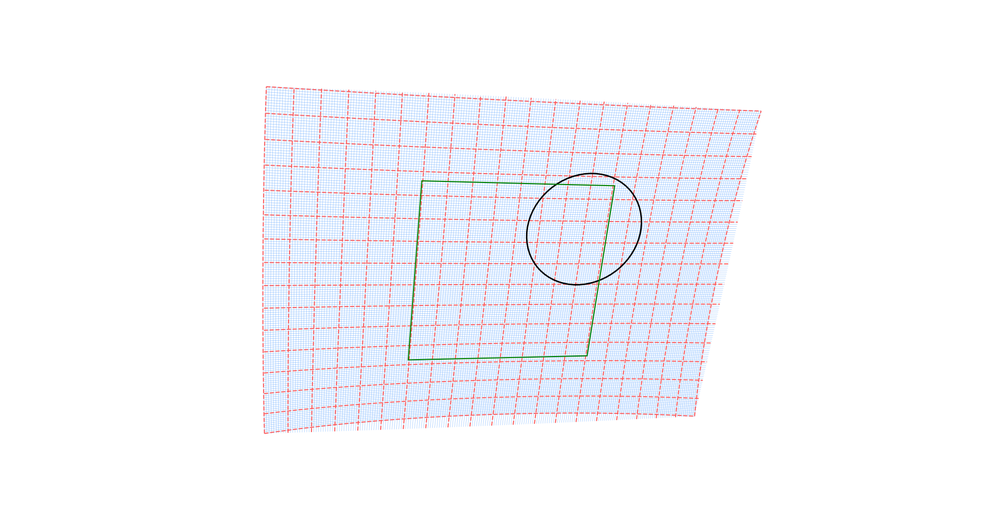
#> input picture primitives/src/primitives/curved_grid.png, 1000 x 515 px, shrunk from 1920 x 988 before the run
$ python hist_viewer.py ../primitives/curved_grid.png
#> lines starting #> are read from the running program, lines starting #| are printed output that depends on the picture
"""
hist_viewer.py

Correct version:
- Histogram shown in PERCENT (%), not density
- Main Y-axis = percent (%), scaled to 1.05 * max histogram
- Secondary Y-axis = cumulative (%), 0-100
- Savitzky-Golay smoothed cumulative
- p05/p95 percentile markers
- Outline histogram (no bars)
- Stacked R/G/B + grayscale L
"""

import sys
from pathlib import Path
import numpy as np
from PIL import Image
import matplotlib.pyplot as plt
from scipy.signal import savgol_filter


# ============================================================
# Load image
# ============================================================

def load_image(path: str):
#> called with path = '../primitives/curved_grid.png'
    p = Path(path)
    if not p.exists():
        raise FileNotFoundError(path)
    return Image.open(p).convert("RGB")


# ============================================================
# Histogram + percentiles
# ============================================================

def compute_channel_data(img):
    arr = np.asarray(img)

    r = arr[:, :, 0].ravel()
    g = arr[:, :, 1].ravel()
    b = arr[:, :, 2].ravel()
    L = np.asarray(img.convert("L")).ravel()

    total = len(r)
#> total = 515000

    def hist_percent(x):
        """
        Return histogram where each bin is PERCENT of total pixels
        so that sum(h) = 100.
        """
        h, _ = np.histogram(x, bins=256, range=(0, 255))
#> h = 256 values, max 369852 at index 255, min 3 at index 179, mean 2011.7
        return h / total * 100

    hr = hist_percent(r)
#> hr = 256 values, max 71.82 at index 255, min 0.000583 at index 179, mean 0.391
    hg = hist_percent(g)
#> hg = 256 values, max 71.56 at index 255, min 0 at index 37, mean 0.391
    hb = hist_percent(b)
#> hb = 256 values, max 90.92 at index 255, min 0.000777 at index 11, mean 0.391
    hL = hist_percent(L)
#> hL = 256 values, max 71.23 at index 255, min 0 at index 27, mean 0.391

    def p05_p95(x):
        return float(np.percentile(x, 5)), float(np.percentile(x, 95))

    return (
        (hr, p05_p95(r)),
        (hg, p05_p95(g)),
        (hb, p05_p95(b)),
        (hL, p05_p95(L)),
    )


# ============================================================
# Helpers
# ============================================================

def draw_percentile_lines(ax, p05, p95):
    ax.axvline(p05, color="gray", linestyle="--", linewidth=1)
    ax.axvline(p95, color="gray", linestyle="--", linewidth=1)


def set_percent_axis(ax, ymax):
    """
    Main Y-axis - percent scale.
    """

    # --- X-axis ticks ---
    ax.set_xlim(0, 255)
    xt = np.linspace(0, 255, 9)
    ax.set_xticks(xt)
    ax.set_xticklabels([f"{int(x)}" for x in xt])

    # --- Y-axis ticks (percent scale) ---
    ax.set_ylim(0, ymax)

    # smart step
    if ymax < 5:
        step = 0.5
    elif ymax < 15:
        step = 1
    elif ymax < 40:
        step = 2
    else:
        step = 5

    yticks = np.arange(0, ymax + step, step)
    ax.set_yticks(yticks)
    ax.set_yticklabels([f"{y:.1f}" for y in yticks])

    ax.set_ylabel("Percent (%)")


def cumulative_savgol(h):
    """
    Compute cumulative percent curve (0-100%) and smooth it.
    """
    cum = np.cumsum(h)
    cum = cum / cum[-1] * 100  # now 0->100%
    sm = savgol_filter(cum, window_length=21, polyorder=3)
    return np.clip(sm, 0, 100)


# ============================================================
# Plotting
# ============================================================

def plot_histograms(R, G, B, L, title=None):
#> called with title = '../primitives/curved_grid.png'
    (hr, (r5, r95)) = R
#> r5 = 207; r95 = 255
    (hg, (g5, g95)) = G
#> g5 = 221; g95 = 255
    (hb, (b5, b95)) = B
#> b5 = 244; b95 = 255
    (hL, (L5, L95)) = L
#> L5 = 218; L95 = 255

    fig = plt.figure(figsize=(13, 8))
    gs = fig.add_gridspec(3, 2, width_ratios=[1, 1.25], hspace=0.45)

    # ========================================================
    # Grayscale L
    # ========================================================
    axL = fig.add_subplot(gs[:, 0])
    ymax_L = max(hL) * 1.05
#> ymax_L = 74.79

    # Outline histogram (percent)
    axL.plot(range(256), hL, color="black", linewidth=1.8, alpha=0.9)

    draw_percentile_lines(axL, L5, L95)
    set_percent_axis(axL, ymax_L)
    axL.set_title("Grayscale (L)")

    # Cumulative on secondary axis
    axL_cum = axL.twinx()
    cumL = cumulative_savgol(hL)
#> in cumulative_savgol, `cum = np.cumsum(h)`: cum = 256 values from 0.0252 to 100
#> in cumulative_savgol, `sm = savgol_filter(cum, window_length=21, polyorder=3)`: sm = 256 values, max 67.69 at index 255, min 0.0249 at index 0, mean 3.53
#> cumL has the same summary as sm in cumulative_savgol
    axL_cum.plot(range(256), cumL, color="gray", linewidth=1.4, alpha=0.85)
    axL_cum.set_ylim(0, 100)
    axL_cum.set_yticks(np.arange(0, 101, 20))
    axL_cum.set_ylabel("Cumulative (%)")

    # ========================================================
    # RGB channels
    # ========================================================
    for ax, h, color, name, (p05, p95) in [
        (fig.add_subplot(gs[0, 1]), hr, "red",   "Red",   (r5, r95)),
        (fig.add_subplot(gs[1, 1]), hg, "green", "Green", (g5, g95)),
        (fig.add_subplot(gs[2, 1]), hb, "blue",  "Blue",  (b5, b95)),
    ]:
        ymax = max(h) * 1.05

        # outline histogram (%)
        ax.plot(range(256), h, color=color, linewidth=1.8, alpha=0.9)

        draw_percentile_lines(ax, p05, p95)
        set_percent_axis(ax, ymax)
        ax.set_title(name)

        # cumulative curve on secondary axis
        cum = cumulative_savgol(h)
        axc = ax.twinx()
        axc.plot(range(256), cum, color="black", linewidth=1.4, alpha=0.85)
        axc.set_ylim(0, 100)
        axc.set_yticks(np.arange(0, 101, 20))
        axc.set_ylabel("Cumulative (%)")
#> this loop made 3 passes
#> (color, name, p05, ymax) on passes 1 to 3: ('red', 'Red', 207, 75.41), ('green', 'Green', 221, 75.13), ('blue', 'Blue', 244, 95.46)

    # bottom x-label
    fig.axes[-1].set_xlabel("Intensity")

    if title:
        fig.suptitle(title)

    plt.tight_layout()
    plt.show()
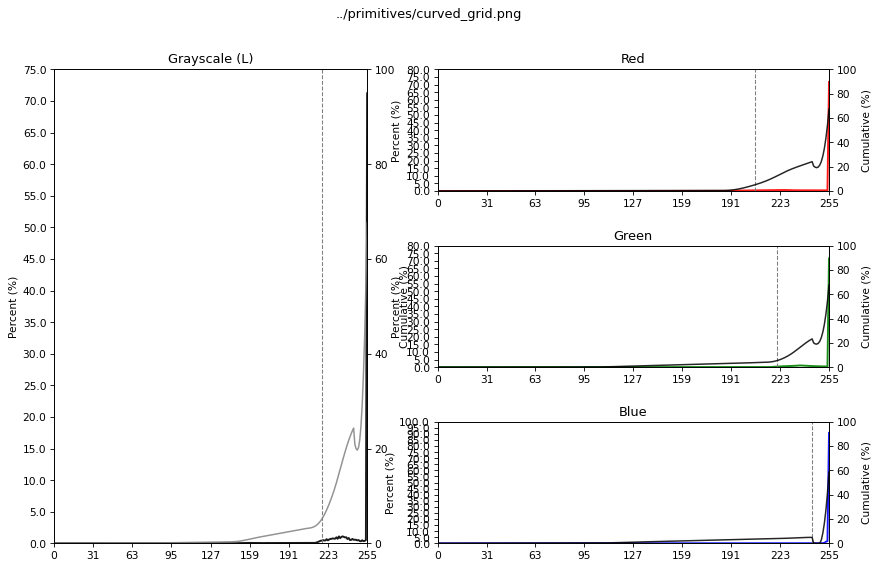
#> figure drawn by matplotlib, 8 panels; panel 1: curve peaks at x = 255, y = 71.23; panel 2: curve peaks at x = 255, y = 67.69; panel 3: curve peaks at x = 255, y = 71.82; panel 4: curve peaks at x = 255, y = 71.56


# ============================================================
# Entry point
# ============================================================

def show_histograms(path: str):
    img = load_image(path)
    R, G, B, L = compute_channel_data(img)
    plot_histograms(R, G, B, L, title=path)


if __name__ == "__main__":
    if len(sys.argv) < 2:
        print("Usage: python hist_viewer.py <image_path>")
        sys.exit(1)
    show_histograms(sys.argv[1])
